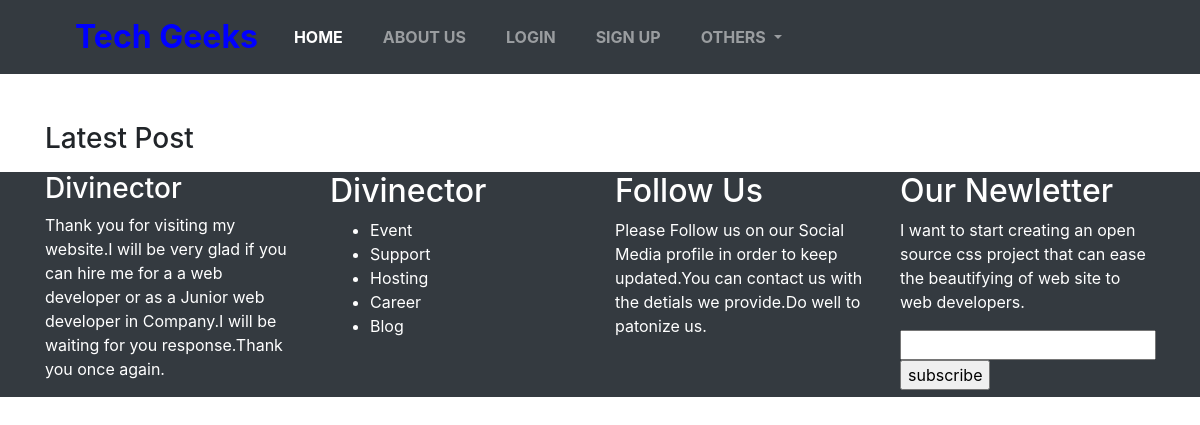
/posts/latest_posts/, run on an earlier commit of the app's database.
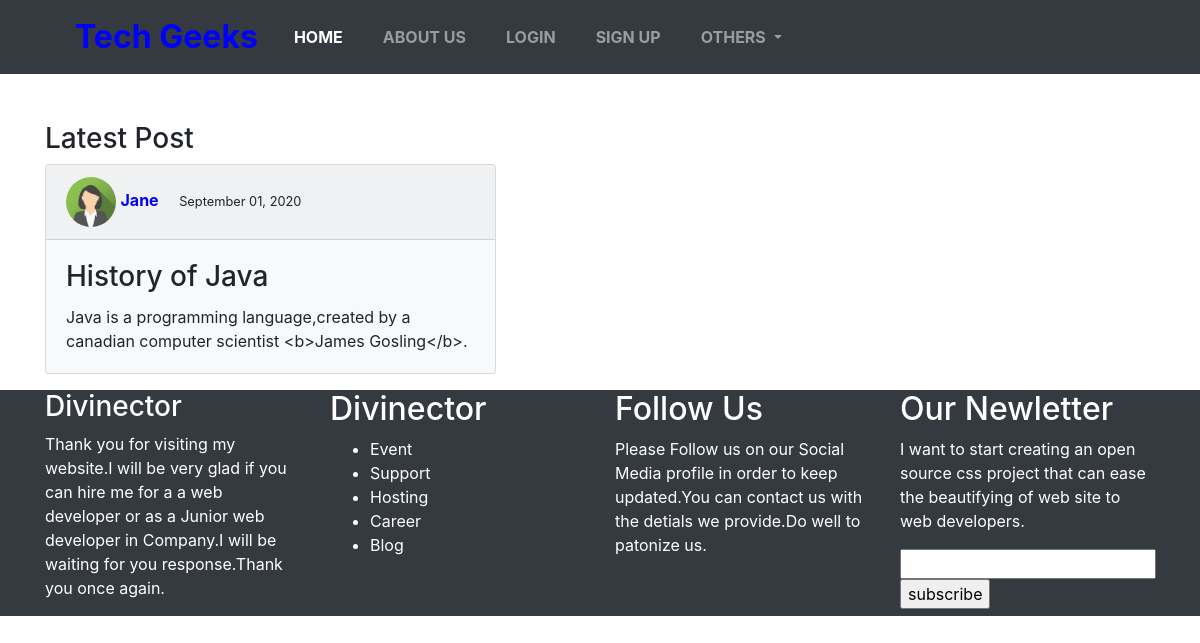
And on a later commit of the database.
### posts/models.py (models this page shows, shortened)
class Post(models.Model):
    user = models.ForeignKey(User, on_delete=models.CASCADE)
    title = models.CharField(max_length=100)
    blog_post = models.TextField(max_length=600, default='')
    date_published = models.DateTimeField('publication_date', auto_now_add=True, null=True)

### formview/models.py (models this page shows, shortened)
class Profile(models.Model):
    user = models.OneToOneField(User, on_delete=models.CASCADE)
    image = models.ImageField(default='default.jpg', upload_to='profile_pics')

### posts/views.py (the view)
# urls.py: path('latest_posts/', views.latest_posts, name='latest_posts'),
def latest_posts(request):
    post = Post.objects.order_by('-date_published')[:1]
    return render(request, 'posts/latest_posts.html',{'post':post})

### posts/templates/posts/latest_posts.html
{% extends "users/base.html" %}
{% block content %}
<h3>Latest Post</h3>
{% for posts in post %}
 <div class="card bg-light mb-3" style="max-width:28.2rem;">
       <div class="card-header">
           <img src="{{ posts.user.profile.image.url }}" alt="" style="width:50px;height:50px;" class="rounded-circle">
           <b style="color:blue" class="mr-3">{{ posts.user }}</b>
           <small>{{ posts.date_published|date:"F d, Y" }}</small>
       </div>
       <div class="card-body">
           <h3 class="card-title">{{ posts.title }}</h3>
           <p class="card-text">{{ posts.blog_post }}</p>
       </div>
   </div>
{% endfor %}
{% endblock content %}

### users/templates/users/base.html (shortened to what this page needs)
<!DOCTYPE html>
{% load static %}
<body lang="en">
<head>
    <link rel="stylesheet" href="{% static 'css/styles.css' %}">
    <link rel="stylesheet" href="{% static 'css/bootstrap.min.css' %}">
</head>
<header>
<nav class="navbar navbar-expand-lg navbar-dark bg-dark mb-5">
  <div class="container">
  <a class="navbar-brand name" href="#" style="font-size:2em;color:blue;">Tech Geeks</a>
  <div class="collapse navbar-collapse" id="navbarSupportedContent">
    <ul class="navbar-nav mr-auto">
      <li class="nav-item active">
        <a class="nav-link" href="{% url 'index' %}">Home <span class="sr-only">(current)</span></a>
      </li>
      <li class="nav-item">
        <a class="nav-link" href="{% url 'about_us' %}">About Us</a>
      </li>
        {% if user.is_authenticated %}
        <li class="nav-item">
            <a class="nav-link" href="{% url 'profile' %}">Profile</a>
        </li>
        <li class="nav-item">
            <a class="nav-link" href="{% url 'post_create' %}">Create Post</a>
        </li>
          <li class="nav-item">
            <a class="nav-link" href="{% url 'logout' %}">Logout</a>
          </li>
        {% else %}
        <li class="nav-item">
            <a class="nav-link" href="{% url 'login' %}">Login</a>
        </li>
        <li class="nav-item">
           <a class="nav-link" href="{% url 'register' %}">Sign Up</a>
        </li>
        {% endif %}
      <li class="nav-item dropdown">
        <a class="nav-link dropdown-toggle" href="#" id="navbarDropdown" role="button" data-toggle="dropdown" aria-haspopup="true" aria-expanded="false">
          Others
        </a>
      </li>
    </ul>
  </div>
 </div>
</nav>
</header>
<div class="container">
    {% block content %} {% endblock content %}
</div>
<footer class="bg-dark mt-3" style="color:white">
        <div class="footer-top">
            <div class="container">
                <div class="row">
                    <div class="col-md-3 col-sm-6 col-xs-12 segment-one">
                        <h3>Divinector</h3>
                        <p>Thank you for visiting my website.I will be very glad if you can hire me for a a web developer or as a Junior web developer in Company.I will be waiting for you response.Thank you once again.</p>
                    </div>
                    <div class="col-md-3 col-sm-6 col-xs-12 segment-two">
                        <h2>Divinector</h2>
                        <ul>
                            <li><a href=""></a>Event</li>
                            <li><a href=""></a>Support</li>
                            <li><a href=""></a>Hosting</li>
                            <li><a href=""></a>Career</li>
                            <li><a href=""></a>Blog</li>
                        </ul>
                    </div>
                    <div class="col-md-3 col-sm-6 col-xs-12 segment-three">
                        <h2>Follow Us</h2>
                        <p>Please Follow us on our Social Media profile in order to keep updated.You can contact us with the detials we provide.Do well to patonize us.</p>
                    </div>
                    <div class="col-md-3 col-sm-6 col-xs-12 segment-four">
                        <h2>Our Newletter</h2>
                        <p>I want to start creating an open source css project that can ease the beautifying of web site to web developers.</p>
                        <form action="">
                            <input type="email">
                            <input type="submit" value="subscribe">
                        </form>
                    </div>
                </div>
            </div>
        </div>
    </footer>
</body>
</html>

### users/static/css/styles.css (style rules this page uses)
body { background-color:coral; }
.navbar-brand { font-weight: bold; margin:0 30px; font-size: 1.5em; }
.nav-item { margin: 0 12px; font-weight: 700; }
.nav-link { text-transform: uppercase; }
.container { display:block; padding-left:10%; padding-right:10%; }
@media (min-width:999px) { body { background: green; } }

What changed in the data, as far as the page shows it:
added Post: user.profile.image (picture), user "Jane", date_published "September 01, 2020", title "History of Java", blog_post "Java is a programming language,created by a canadian computer scientist <b>James Gosling</b>."
